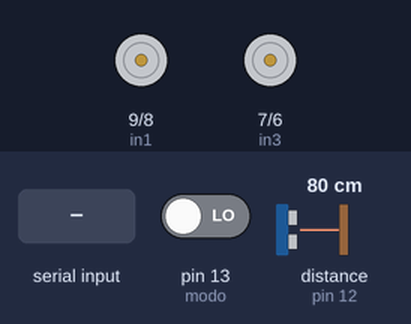
Simulated run of this sketch. Board: Arduino Uno, built with avr-gcc and run on an emulated ATmega328P. On the bench: motor-driver pin pairs drawn as motors (green arrow = first pin HIGH = forward, orange = second pin HIGH = backward, longer = more drive, scaled by the enable pin). The test bench sets the inputs (shaded band); at power-on: pin 13 (modo) LOW, distance to the obstacle (sensor on pin 12) 80 cm. The echo pulse lasts 58.3 µs per cm; what the sketch prints to the serial monitor is not drawn.

Above: at 1.2 s.
1.3 s: "F" received over the second serial link
At 2.5 s:
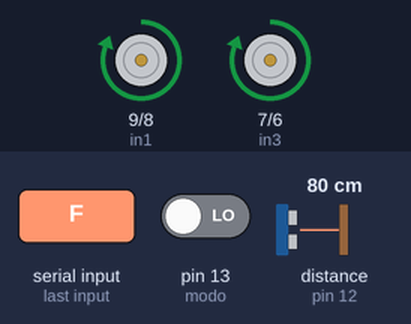
2.8 s: "B" received over the second serial link
At 4.0 s:
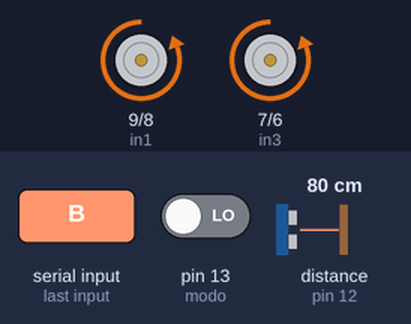
4.3 s: "L" received over the second serial link
At 5.0 s:
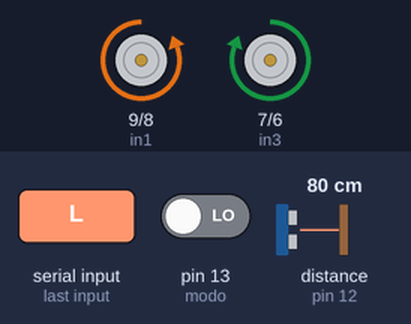
5.8 s: "R" received over the second serial link
At 7.0 s:
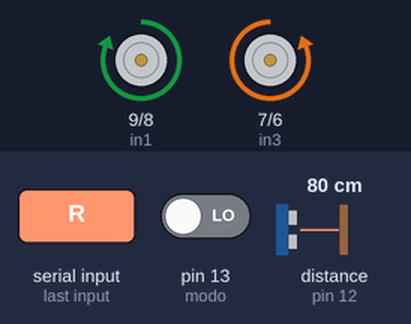
7.3 s: pin 13 (modo) driven HIGH
At 8.4 s:
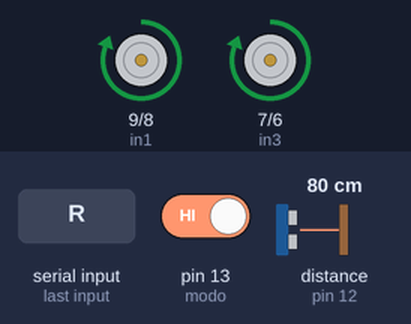
Timing chart, 0 to 9.8 s (numbered marks = the images above; inputs shaded):
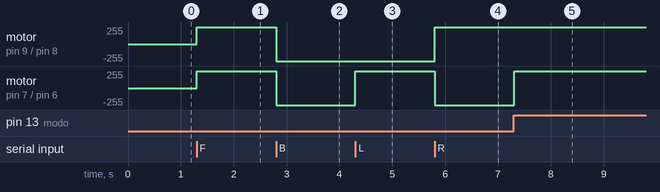

Measured:
- after the input at 1.3 s, motor on pin 9 (in1) / pin 8 (in2), motor on pin 7 (in3) / pin 6 (in4): stopped → forward 255/255 at once
- after the input at 2.8 s, motor on pin 9 (in1) / pin 8 (in2), motor on pin 7 (in3) / pin 6 (in4): forward 255/255 → backward 255/255 at once
- after the input at 4.3 s, motor on pin 7 (in3) / pin 6 (in4): backward 255/255 → forward 255/255 at once
- after the input at 5.8 s, motor on pin 9 (in1) / pin 8 (in2): backward 255/255 → forward 255/255 at once; motor on pin 7 (in3) / pin 6 (in4): forward 255/255 → backward 255/255 at once
- after the input at 7.3 s, motor on pin 7 (in3) / pin 6 (in4): backward 255/255 → forward 255/255 at once

The sketch:

Projeto.ino
```cpp
#include <SoftwareSerial.h>
#include <Ultrasonic.h>
SoftwareSerial mySerial(2, 3); // RX, TX

#define TRIGGER_PIN  11
#define ECHO_PIN     12

Ultrasonic ultrasonic(TRIGGER_PIN, ECHO_PIN);

const int enA = 10, enB = 5, in1 = 9, in2 = 8, in3 = 7, in4 = 6;
char opcao;
int modo = 13;
int modoControlo;
float distancia;
long tempo;

void setup() {
  pinMode(enA, OUTPUT);
  pinMode(enB, OUTPUT);
  pinMode(in1, OUTPUT);
  pinMode(in2, OUTPUT);
  pinMode(in3, OUTPUT);
  pinMode(in4, OUTPUT);
  pinMode(modo, INPUT);
  Serial.begin(9600);
  mySerial.begin(9600);
}
void loop() {
  modoControlo = digitalRead(modo); //interruptor para selecionar o modo
  Serial.println(modoControlo);
  if (modoControlo == HIGH) {
    controloAutomato();
  }
  else {
    controloBluetooth();
  }
}

void controloAutomato() { //Funcao automatico quando selecionada, o robot desvia-se sozinho dos obstaculos

  tempo = ultrasonic.timing();
  distancia = ultrasonic.convert(tempo, Ultrasonic::CM);
  if ( distancia >= 15) {
    moveF();
  }
  else {
    moveStop();
    delay(500);
    moveB();
    delay(500);
    moveR();
    delay(500);
  }
}

void controloBluetooth() { //Funcao manual ativada, ele aguarda comandos enviados pelo telemovel para se movimentar
  if (mySerial.available() > 0) {
    opcao = mySerial.read();
    switch (opcao) {
      case 'F':
        moveF();
        Serial.println("Frente");
        break;
      case 'B':
        moveB();
        Serial.println("Marcha atrás");
        break;
      case 'L':
        moveL();
        Serial.println("Esquerda");
        break;
      case 'R':
        moveR();
        Serial.println("Direita");
        break;
      case 'S':
        moveStop();
        Serial.println("Parar");
        break;
    }
  }
}
//direção do motor
void moveF() {
  controlSpeed(255, 255);
  digitalWrite(in1, HIGH);
  digitalWrite(in2, LOW);
  digitalWrite(in3, HIGH);
  digitalWrite(in4, LOW);
}
void moveB() {
  controlSpeed(255, 255);
  digitalWrite(in1, LOW);
  digitalWrite(in2, HIGH);
  digitalWrite(in3, LOW);
  digitalWrite(in4, HIGH);
}
void moveL() {
  controlSpeed(255, 255);
  digitalWrite(in1, LOW);
  digitalWrite(in2, HIGH);
  digitalWrite(in3, HIGH);
  digitalWrite(in4, LOW);
}

void moveR() {
  controlSpeed(255, 255);
  digitalWrite(in1, HIGH);
  digitalWrite(in2, LOW);
  digitalWrite(in3, LOW);
  digitalWrite(in4, HIGH);
}
void moveStop() {
  controlSpeed(0, 0);
  digitalWrite(in1, LOW);
  digitalWrite(in2, LOW);
  digitalWrite(in3, LOW);
  digitalWrite(in4, LOW);
}
void controlSpeed(int velA, int velB) {
  analogWrite(enA, velA);
  analogWrite(enB, velB);
}
```
